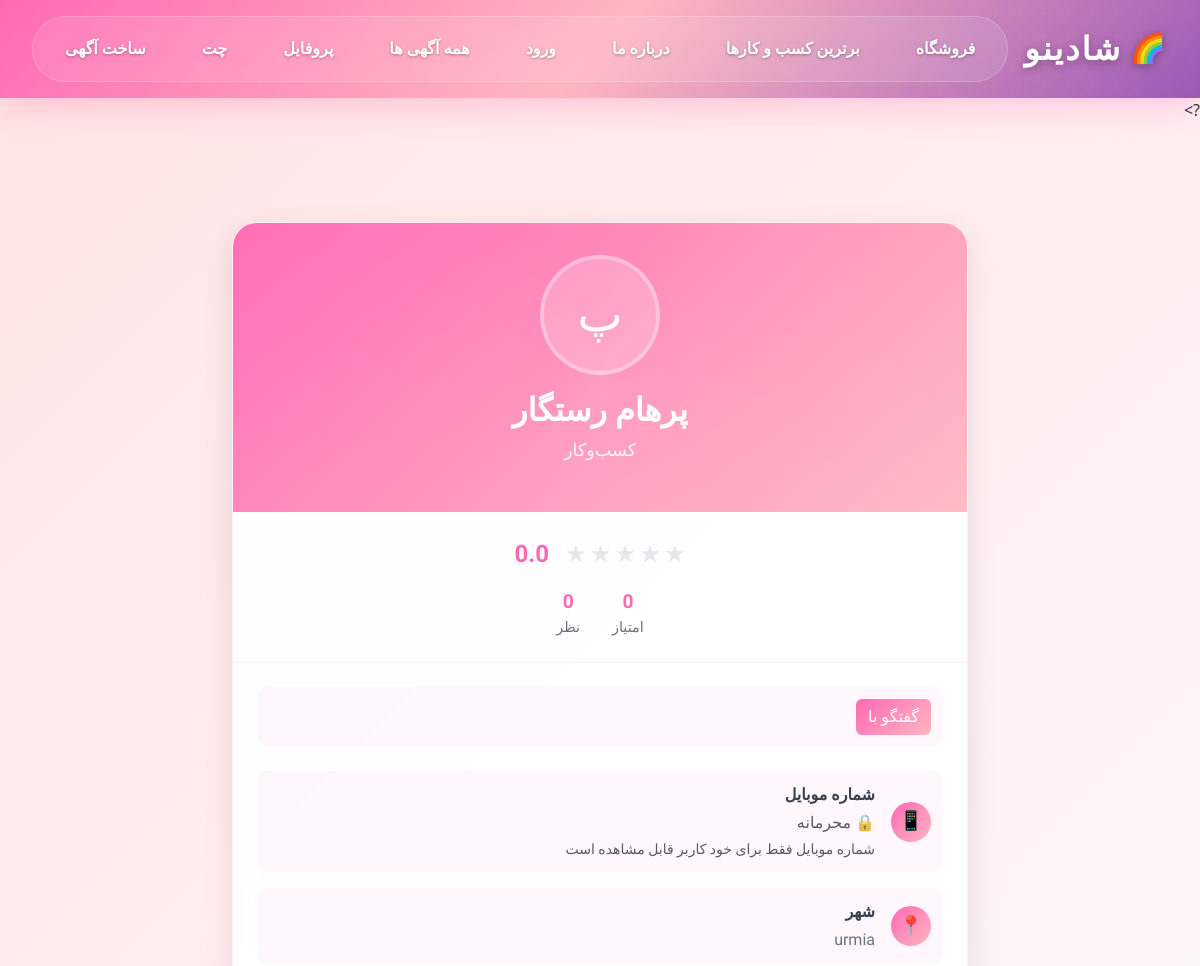
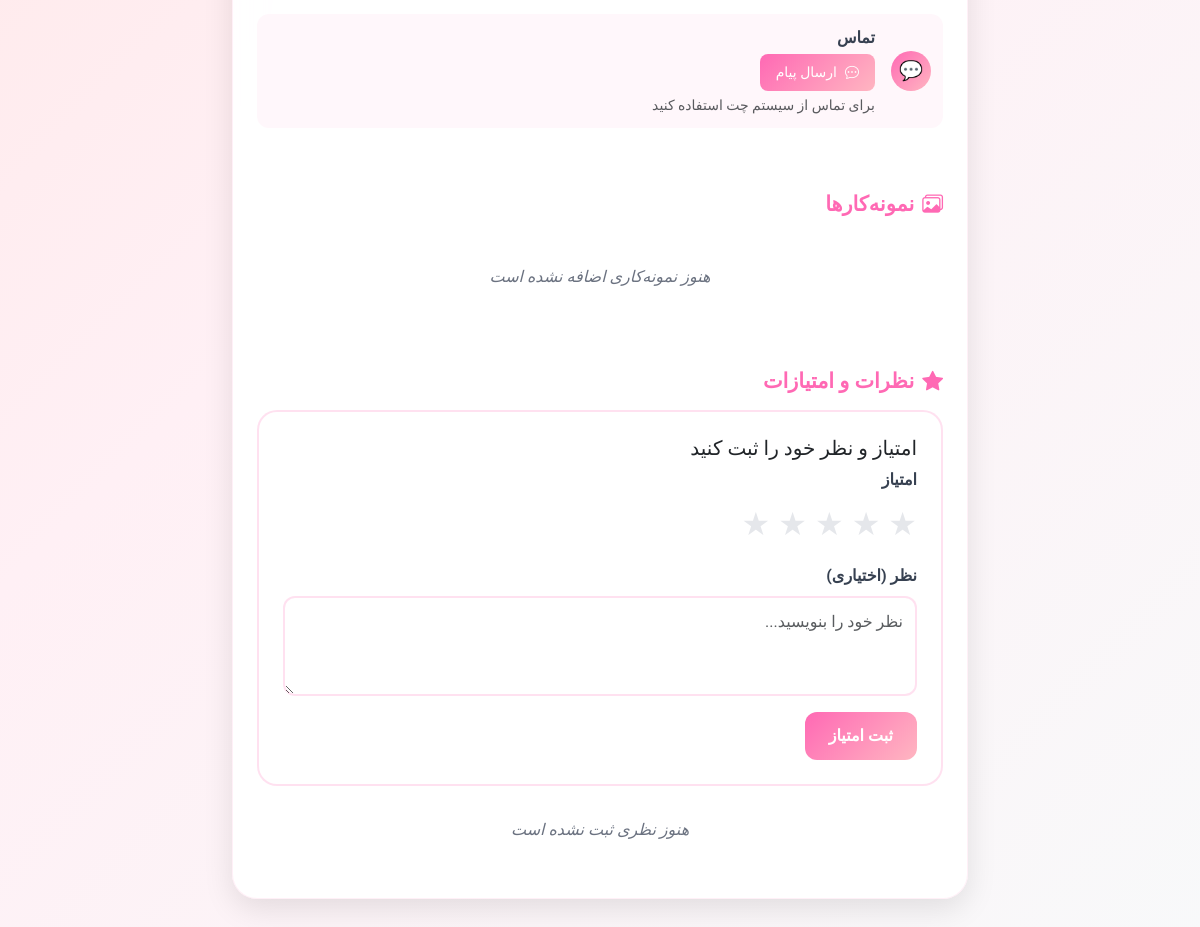
The app's page /profile.php?user_id=23 (signed in) with its own data (2 pictures, top to bottom).
### tables this page shows
CREATE TABLE IF NOT EXISTS `users` (
  `id` int NOT NULL AUTO_INCREMENT,
  `name` varchar(255) NOT NULL,
  `mobile` varchar(11) NOT NULL,
  `password` varchar(255) NOT NULL,
  `role` enum('customer','business','delivery') NOT NULL,
  `city` varchar(100) DEFAULT NULL,
  `email` varchar(255) DEFAULT NULL,
  `avatar` varchar(255) DEFAULT NULL,
  `bio` text,
  `is_active` tinyint(1) DEFAULT '1',
  `created_at` datetime DEFAULT CURRENT_TIMESTAMP,
  `updated_at` datetime DEFAULT CURRENT_TIMESTAMP ON UPDATE CURRENT_TIMESTAMP,
  PRIMARY KEY (`id`),
  UNIQUE KEY `mobile` (`mobile`),
  KEY `idx_mobile` (`mobile`),
  KEY `idx_role` (`role`),
  KEY `idx_city` (`city`)
);

CREATE TABLE IF NOT EXISTS `user_stats` (
  `id` int NOT NULL AUTO_INCREMENT,
  `user_id` int NOT NULL,
  `total_ratings` int DEFAULT '0',
  `average_rating` decimal(3,2) DEFAULT '0.00',
  `total_comments` int DEFAULT '0',
  `last_rating_date` datetime DEFAULT NULL,
  `created_at` datetime DEFAULT CURRENT_TIMESTAMP,
  `updated_at` datetime DEFAULT CURRENT_TIMESTAMP ON UPDATE CURRENT_TIMESTAMP,
  PRIMARY KEY (`id`),
  UNIQUE KEY `user_id` (`user_id`),
  KEY `idx_user_id` (`user_id`),
  KEY `idx_average_rating` (`average_rating`)
);

### profile.php (the view, shortened to what this page needs)
<?php
include 'includes/config.php';
include 'header.php';
$user_id = isset($_GET['user_id']) ? intval($_GET['user_id']) : $_SESSION['user_id'];
    $stmt = $conn->prepare('SELECT * FROM users WHERE id = ?');
    $stmt->bind_param('i', $user_id);
    $stmt->execute();
    $result = $stmt->get_result();
    $user_data = $result->fetch_assoc();
$rating_system_installed = false;
$stats_table_check = mysqli_query($conn, "SHOW TABLES LIKE 'user_stats'");
$ratings_table_check = mysqli_query($conn, "SHOW TABLES LIKE 'user_ratings'");
if (mysqli_num_rows($stats_table_check) > 0 && mysqli_num_rows($ratings_table_check) > 0) {
    $rating_system_installed = true;
}
$is_own_profile = ($user_id == $_SESSION['user_id']);
$user_stats = [
    'total_ratings' => 0,
    'average_rating' => 0.00,
    'total_comments' => 0,
    'last_rating_date' => null
];
$table_check = mysqli_query($conn, "SHOW TABLES LIKE 'user_stats'");
if (mysqli_num_rows($table_check) > 0) {
    $stats_stmt = $conn->prepare('SELECT * FROM user_stats WHERE user_id = ?');
    $stats_stmt->bind_param('i', $user_id);
    $stats_stmt->execute();
    $stats_result = $stats_stmt->get_result();
    $user_stats = $stats_result->fetch_assoc();
}
$recent_ratings = [];
$existing_rating = null;
$ratings_table_check = mysqli_query($conn, "SHOW TABLES LIKE 'user_ratings'");
if (mysqli_num_rows($ratings_table_check) > 0) {
    $ratings_stmt = $conn->prepare('
        SELECT ur.*, u.name as rater_name, u.avatar as rater_avatar
        FROM user_ratings ur
        JOIN users u ON ur.rater_id = u.id
        WHERE ur.user_id = ?
        ORDER BY ur.created_at DESC
        LIMIT 5
    ');
    $ratings_stmt->bind_param('i', $user_id);
    $ratings_stmt->execute();
    $ratings_result = $ratings_stmt->get_result();
    $recent_ratings = $ratings_result->fetch_all(MYSQLI_ASSOC);
    if (!$is_own_profile) {
        $existing_rating_stmt = $conn->prepare('SELECT * FROM user_ratings WHERE user_id = ? AND rater_id = ?');
        $existing_rating_stmt->bind_param('ii', $user_id, $_SESSION['user_id']);
        $existing_rating_stmt->execute();
        $existing_rating_result = $existing_rating_stmt->get_result();
        $existing_rating = $existing_rating_result->fetch_assoc();
    }
}
    $portfolio_items = [];
    $portfolio_table_check = mysqli_query($conn, "SHOW TABLES LIKE 'user_portfolios'");
    if (mysqli_num_rows($portfolio_table_check) > 0) {
        $pf_stmt = $conn->prepare('SELECT id, title, description, image, created_at FROM user_portfolios WHERE user_id = ? ORDER BY created_at DESC');
        $pf_stmt->bind_param('i', $user_id);
        $pf_stmt->execute();
        $pf_result = $pf_stmt->get_result();
        $portfolio_items = $pf_result->fetch_all(MYSQLI_ASSOC);
    }
?>
<!DOCTYPE html>
<html lang="fa" dir="rtl">
<head>
    <link href="https://cdn.jsdelivr.net/npm/bootstrap@5.3.0/dist/css/bootstrap.rtl.min.css" rel="stylesheet">
    <link rel="stylesheet" href="https://cdn.jsdelivr.net/npm/bootstrap-icons@1.10.0/font/bootstrap-icons.css">
</head>
<body>
    <div class="main-container">
        <div class="container">
            <div class="row justify-content-center">
                <div class="col-lg-8">
                    <div class="profile-card">
        <div class="profile-header">
                            <div class="profile-avatar">
                                <?php if ($user_data['avatar']): ?>
                                    <img src="<?php echo htmlspecialchars($user_data['avatar']); ?>" alt="آواتار" style="width: 100%; height: 100%; border-radius: 50%; object-fit: cover;">
                        <?php else: ?>
                                    <?php echo mb_substr($user_data['name'], 0, 1); ?>
                        <?php endif; ?>
                        </div>
                            <h1 class="profile-name"><?php echo htmlspecialchars($user_data['name']); ?></h1>
                            <p class="profile-role">
                                <?php
                                $role_names = [
                                    'customer' => 'مشتری',
                                    'business' => 'کسب‌وکار',
                                    'delivery' => 'پیک'
                                ];
                                echo $role_names[$user_data['role']] ?? $user_data['role'];
                                ?>
                            </p>
                    </div>
                        <div class="rating-section">
                            <?php if (!$rating_system_installed): ?>
                                <div class="alert alert-warning text-center">
                                    <h5>⚠️ سیستم امتیازدهی نصب نشده</h5>
                                    <p>برای استفاده از سیستم امتیازدهی و نظرات، ابتدا جداول دیتابیس را نصب کنید.</p>
                                    <a href="setup_rating_tables.php" class="btn btn-primary">نصب سیستم امتیازدهی</a>
                </div>
                            <?php else: ?>
                                <div class="rating-display">
                                    <div class="rating-stars">
                            <?php
                                        $avg_rating = floatval($user_stats['average_rating']);
                                        for ($i = 1; $i <= 5; $i++) {
                                            $class = $i <= $avg_rating ? 'star' : 'star empty';
                                            echo '<span class="' . $class . '">★</span>';
                                        }
                                        ?>
                                    </div>
                                    <div class="rating-number"><?php echo number_format($avg_rating, 1); ?></div>
                                </div>
                                <div class="rating-stats">
                                    <div class="stat-item">
                                        <div class="stat-number"><?php echo $user_stats['total_ratings']; ?></div>
                                        <div class="stat-label">امتیاز</div>
                                    </div>
                                    <div class="stat-item">
                                        <div class="stat-number"><?php echo $user_stats['total_comments']; ?></div>
                                        <div class="stat-label">نظر</div>
                                    </div>
                                </div>
                            <?php endif; ?>
                        </div>
                        <div class="profile-info">
                            <?php if (!$is_own_profile): ?>
                            <div class="info-item mb-4">
                                <a href="chat.php?user_id=<?php echo $user_id; ?>" class="btn btn-primary">
                                    <i class="fas fa-comments"></i> گفتگو با <?php echo htmlspecialchars($user_data['username']); ?>
                                </a>
                            </div>
                            <?php endif; ?>
                            <?php if ($is_own_profile): ?>
                            <div class="info-item">
                                <div class="info-icon">📱</div>
                                <div class="info-content">
                                    <div class="info-label">شماره موبایل</div>
                                    <div class="info-value"><?php echo htmlspecialchars($user_data['mobile']); ?></div>
                                </div>
                            </div>
                            <?php else: ?>
                            <div class="info-item">
                                <div class="info-icon">📱</div>
                                <div class="info-content">
                                    <div class="info-label">شماره موبایل</div>
                                    <div class="info-value">
                                        <span class="text-muted">🔒 محرمانه</span>
                                        <small class="d-block text-muted mt-1">شماره موبایل فقط برای خود کاربر قابل مشاهده است</small>
                                    </div>
                                </div>
                            </div>
                            <?php endif; ?>
                            <?php if ($user_data['city']): ?>
                            <div class="info-item">
                                <div class="info-icon">📍</div>
                                <div class="info-content">
                                    <div class="info-label">شهر</div>
                                    <div class="info-value"><?php echo htmlspecialchars($user_data['city']); ?></div>
                </div>
            </div>
                            <?php endif; ?>
                            <?php if (!$is_own_profile): ?>
                            <div class="info-item">
                                <div class="info-icon">💬</div>
                                <div class="info-content">
                                    <div class="info-label">تماس</div>
                                    <div class="info-value">
                                        <a href="chat.php?user_id=<?php echo $user_id; ?>" class="btn btn-sm btn-primary">
                                            <i class="bi bi-chat-dots"></i> ارسال پیام
                                        </a>
                                        <small class="d-block text-muted mt-1">برای تماس از سیستم چت استفاده کنید</small>
                </div>
                </div>
            </div>
                            <?php endif; ?>
            </div>
                        <div class="ratings-section">
                            <h3 class="section-title">
                                <i class="bi bi-images"></i>
                                نمونه‌کارها
                            </h3>
                            <?php if (empty($portfolio_items)): ?>
                                <div class="no-ratings">هنوز نمونه‌کاری اضافه نشده است</div>
                            <?php endif; ?>
                        </div>
                        <div class="ratings-section">
                            <h3 class="section-title">
                                <i class="bi bi-star-fill"></i>
                                نظرات و امتیازات
                            </h3>
                            <?php if (!$rating_system_installed): ?>
                                <div class="alert alert-info text-center">
                                    <p>سیستم امتیازدهی نصب نشده است. برای استفاده از این قابلیت، ابتدا جداول دیتابیس را نصب کنید.</p>
            </div>
                            <?php else: ?>
                                <?php if (!$is_own_profile && !$existing_rating): ?>
                            <div class="rating-form">
                                <h5>امتیاز و نظر خود را ثبت کنید</h5>
                                <form id="ratingForm">
                                    <div class="form-group">
                                        <label class="form-label">امتیاز</label>
                                        <div class="rating-input">
                                            <span class="star-input" data-rating="1">★</span>
                                            <span class="star-input" data-rating="2">★</span>
                                            <span class="star-input" data-rating="3">★</span>
                                            <span class="star-input" data-rating="4">★</span>
                                            <span class="star-input" data-rating="5">★</span>
        </div>
    </div>
                                    <div class="form-group">
                                        <label class="form-label" for="comment">نظر (اختیاری)</label>
                                        <textarea class="form-control" id="comment" name="comment" rows="3" placeholder="نظر خود را بنویسید..."></textarea>
                                    </div>
                                    <button type="submit" class="btn-rating" id="submitRating">
                                        ثبت امتیاز
                                    </button>
                                </form>
                            </div>
                            <?php endif; ?>
                            <div id="ratingsList">
                                <?php if (empty($recent_ratings)): ?>
                                    <div class="no-ratings">
                                        هنوز نظری ثبت نشده است
                </div>
                                <?php endif; ?>
                            </div>
                            <?php endif; ?>
                        </div>
                    </div>
                </div>
            </div>
        </div>
    </div>
</body>
</html>

### records on screen
users: name "پ", name "پرهام رستگار", role "کسب‌وکار", city "urmia"
user_stats: average_rating "0.0", total_ratings "0", total_comments "0"
